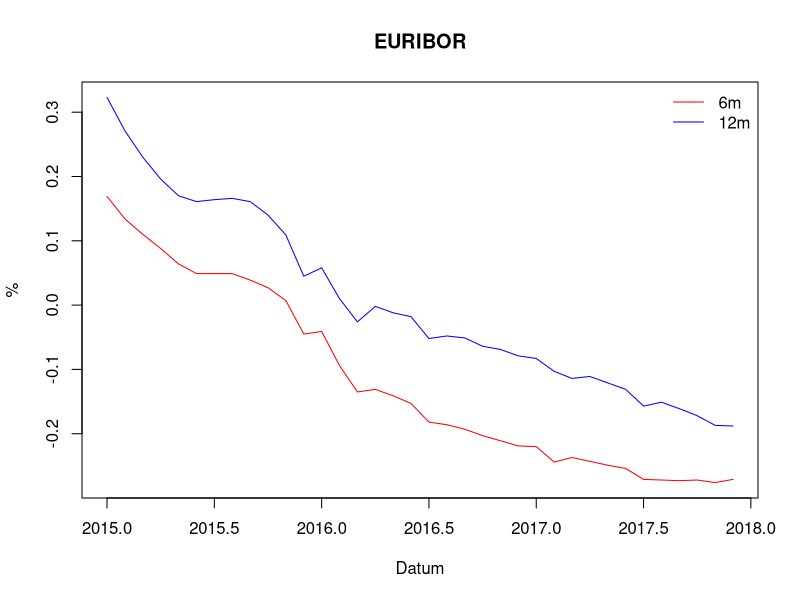
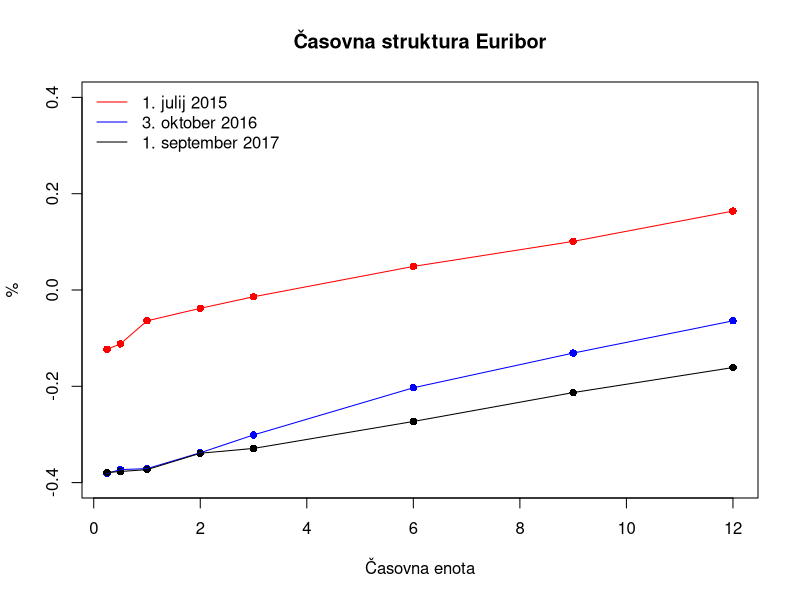

Source code (R) for these figures, in order:
#prva naloga

euribor.15 <- read.table("podatki/hist_EURIBOR_2015.csv", sep = ",", header = TRUE, row.names = 1, check.names = FALSE)
euribor.15 <- as.data.frame(t(euribor.15[,c(1, 22, 42, 64, 84, 104, 126, 149, 170, 192, 214, 235)]))
euribor.16 <- read.table("podatki/hist_EURIBOR_2016.csv", sep = ",", header = TRUE, row.names = 1, check.names = FALSE)
euribor.16 <- as.data.frame(t(euribor.16[,c(1, 21, 42, 63, 84, 106, 128, 149, 172, 194, 215, 237)]))
euribor.17 <- read.table("podatki/hist_EURIBOR_2017.csv", sep = ",", header = TRUE, row.names = 1, check.names = FALSE)
euribor.17 <- as.data.frame(t(euribor.17[,c(1, 23, 43, 66, 84, 106, 128, 149, 172, 193, 215, 237)]))

euribor <- rbind(euribor.15,euribor.16,euribor.17)

prva.c.6m <- ts(euribor[,"6m"], start = 2015, frequency = 12)
prva.c.12m <- ts(euribor[,"12m"], start = 2015, frequency = 12)

graf.ts <- ts.plot(prva.c.6m,prva.c.12m, gpars = list(xlab = "Datum", ylab = "%", col = c("red", "blue")))
legend("topright", bty="n", lty=c(1,1), col=c("red","blue"),
       legend=c("6m", "12m"))
title("EURIBOR")              

#druga naloga

#1. julij 2015, 3. oktober 2016, 1. september 2017

druga.b <- euribor[c("01/07/2015", "03/10/2016", "01/09/2017"),]
#druga.b <- as.data.frame(t(druga.b))
graf.druga.b <- plot(t(druga.b[1,]), ylim = c(-0.4, 0.4), col = c("red"),x=c(1/4,1/2,1,2,3,6,9,12), pch = 16, ylab = "%", xlab = "Časovna enota")
points(t(druga.b[2,]), col = c("blue"),pch = 16,x=c(1/4,1/2,1,2,3,6,9,12))
points(t(druga.b[3,]), col = c("black"),pch = 16,x=c(1/4,1/2,1,2,3,6,9,12))
lines(t(druga.b[1,]),col = c("red"),pch = 16,x=c(1/4,1/2,1,2,3,6,9,12))
lines(t(druga.b[2,]),col = c("blue"),pch = 16,x=c(1/4,1/2,1,2,3,6,9,12))
lines(t(druga.b[3,]),col = c("black"),pch = 16,x=c(1/4,1/2,1,2,3,6,9,12))
legend("topleft",bty="n",lty = c(1,1),col=c("red", "blue", "black"), legend=c("1. julij 2015", "3. oktober 2016", "1. september 2017"))
title("Časovna struktura Euribor")


#tretja naloga



